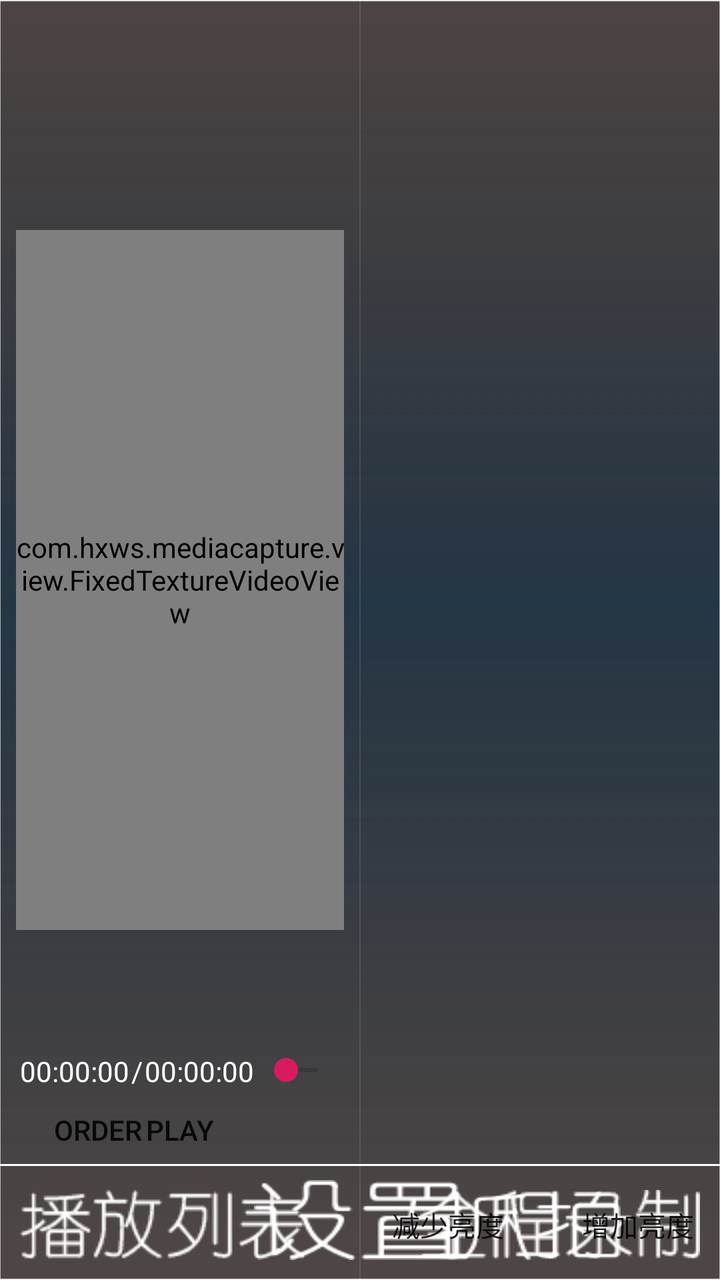
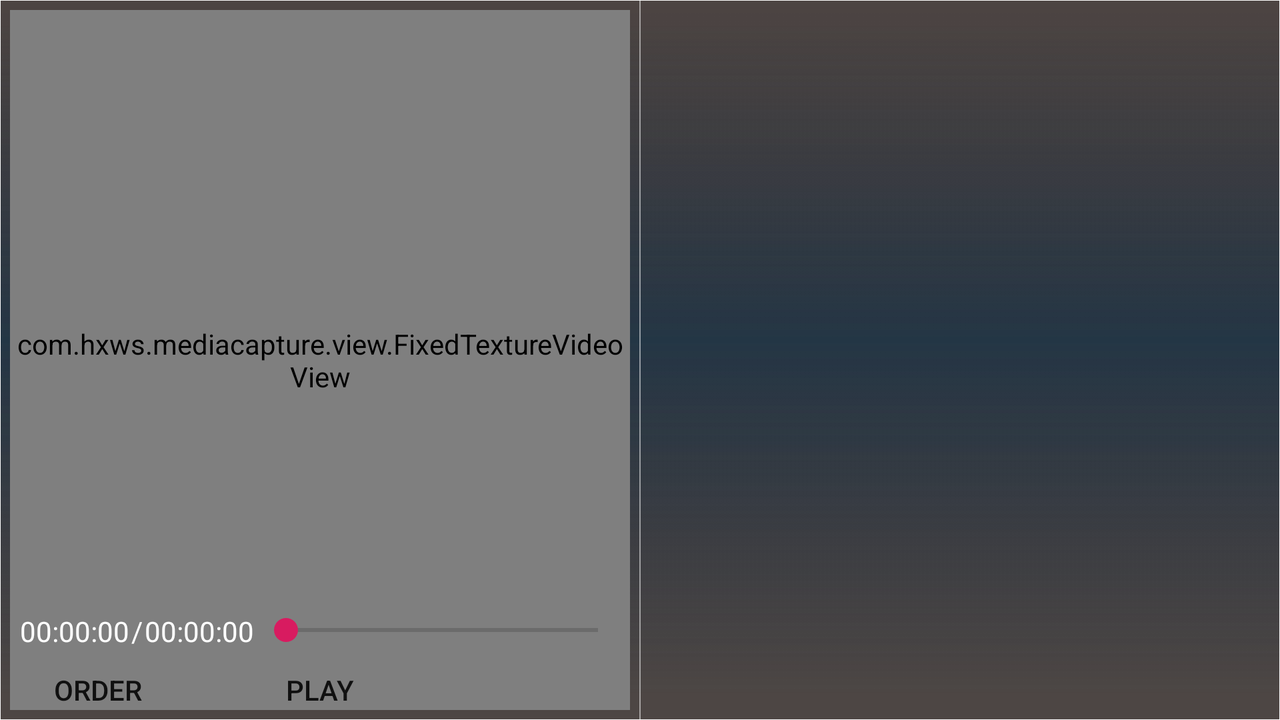

An Android layout and its configuration variant, each rendered on a device that would load it. The default file and the variant file are quoted in full after the pictures.
<!-- AndroidManifest.xml: application theme AppTheme -->
<!-- res/layout/activity_main_surface_default.xml -->
<RelativeLayout
    xmlns:android="http://schemas.android.com/apk/res/android"
    xmlns:tools="http://schemas.android.com/tools"
    android:layout_width="match_parent"
    android:layout_height="match_parent"

    android:background="@drawable/bg_full"


    >

    <RelativeLayout

        android:id="@+id/RL_ALL_TOP"

        android:layout_width="match_parent"
        android:layout_height="580dp">


        <RelativeLayout
            android:id="@+id/second_all_center"
            android:layout_width="wrap_content"
            android:layout_height="match_parent"
            android:layout_centerInParent="true"

            />

        <RelativeLayout
            android:id="@+id/video_sfv"
            android:layout_width="match_parent"
            android:layout_height="match_parent"

            android:layout_toStartOf="@+id/second_all_center"

            android:padding="5dp"
            >

            <RelativeLayout
                android:layout_width="match_parent"
                android:layout_height="wrap_content"

                android:clipChildren="false"
                android:layout_centerInParent="true"
                android:padding="3dp"
                >


                <RelativeLayout
                    android:id="@+id/RL_SurfaceView"
                    android:layout_width="match_parent"
                    android:layout_height="350dp"
                    android:clipChildren = "false"
                    >

                    <TextView
                        android:id="@+id/tip_choose_file"
                        android:layout_width="wrap_content"
                        android:layout_height="wrap_content"
                        android:text="@string/tip_choose_file"
                        android:textColor="@drawable/white"
                        android:textSize="25sp"
                        android:layout_centerInParent="true"
                        />

                    <com.hxws.mediacapture.view.FixedTextureVideoView
                        android:id="@+id/video_sfv_show"

                        android:layout_width="match_parent"
                        android:layout_height="match_parent"
                        android:layout_centerInParent="true"

                        />

                </RelativeLayout>

            </RelativeLayout>

            <RelativeLayout
                android:id="@+id/video_info"
                android:layout_width="wrap_content"
                android:layout_height="wrap_content"

                android:layout_above="@+id/RL_Video_Operation"
                android:paddingBottom="10dp"
                android:paddingStart="5dp"
                >
                
                <TextView
                    android:id="@+id/tv_start_time"
                    android:layout_width="wrap_content"
                    android:layout_height="wrap_content"

                    android:layout_alignParentStart="true"

                    android:text="00:00:00"
                    android:textColor="#ffffff"
                    />

                <TextView
                    android:id="@+id/tv_separate_time"
                    android:layout_width="wrap_content"
                    android:layout_height="wrap_content"
                    android:layout_toRightOf="@+id/tv_start_time"
                    android:layout_marginLeft="1dp"
                    android:text="/"
                    android:textColor="#ffffff"/>

                <TextView
                    android:id="@+id/tv_end_time"
                    android:layout_width="wrap_content"
                    android:layout_height="wrap_content"
                    android:layout_toRightOf="@+id/tv_separate_time"
                    android:layout_marginLeft="1dp"
                    android:text="00:00:00"
                    android:textColor="#ffffff"/>

                <SeekBar
                    android:id="@+id/tv_progess"
                    android:layout_width="match_parent"
                    android:layout_height="wrap_content"

                    android:layout_toEndOf="@+id/tv_end_time"

                    />

            </RelativeLayout>

            <RelativeLayout
                android:id="@+id/RL_Video_Operation"

                android:layout_width="match_parent"
                android:layout_height="20dp"
                android:layout_alignParentBottom="true"
                >

                <Button
                    android:id="@+id/btn_play_pause"
                    android:layout_width="wrap_content"
                    android:layout_height="wrap_content"
                    android:text="@string/play"

                    android:layout_centerInParent="true"

                    android:background="@drawable/rc_button"
                    />
                

                <Button
                    android:id="@+id/btn_loop"
                    android:layout_width="wrap_content"
                    android:layout_height="wrap_content"

                    android:text="@string/order"

                    android:background="@drawable/rc_button"
                    />
                

            </RelativeLayout>

        </RelativeLayout>

        <RelativeLayout
            android:id="@+id/camera_sfv"
            android:layout_width="match_parent"
            android:layout_height="match_parent"
            android:orientation="vertical"
            android:layout_centerVertical="true"
            android:padding="5dp"

            android:layout_toEndOf="@+id/second_all_center"

            >

            

            <RelativeLayout
                android:layout_width="match_parent"
                android:layout_height="wrap_content"

                android:layout_centerInParent="true"

                android:clipChildren="false"
                android:padding="3dp"

                >

                <RelativeLayout
                    android:id="@+id/RL_camera_area"
                    android:layout_width="match_parent"
                    android:layout_height="350dp"

                    android:layout_centerInParent="true"
                    android:clipChildren = "false"

                    >

                    <TextView
                        android:id="@+id/NoCameraDevice"
                        android:layout_width="wrap_content"
                        android:layout_height="wrap_content"

                        android:text="@string/AttachCameraDevice"
                        android:textSize="25sp"
                        android:textColor="@drawable/white"

                        android:layout_centerInParent="true"
                        android:visibility="invisible"
                        />

                    <FrameLayout
                        android:id="@+id/container"
                        android:layout_width="match_parent"
                        android:layout_height="match_parent"

                        tools:context=".activity.SplitScreenActivity"

                        android:layout_centerInParent="true"

                        >

                    </FrameLayout>

                </RelativeLayout>

            </RelativeLayout>

        </RelativeLayout>

    </RelativeLayout>


    <RelativeLayout
        android:layout_width="match_parent"
        android:layout_height="match_parent"
        android:layout_below="@+id/RL_ALL_TOP"

        android:background="@drawable/frame_line"

        >
        <ImageButton
            android:id="@+id/btn_settings"
            android:layout_width="wrap_content"
            android:layout_height="wrap_content"

            android:layout_centerVertical="true"
            android:layout_centerHorizontal="true"

            android:text="@string/title_settings"

            android:background="@drawable/rc_img_btn_settings"

            android:focusedByDefault="true"
            tools:targetApi="o" />


            
            
            
            
            
            

            

            <RelativeLayout
                android:id="@+id/RL_Operation"
                android:layout_width="match_parent"
                android:layout_height="match_parent"

                android:layout_marginTop="5dp"

                >
                

                <RelativeLayout
                    android:layout_toStartOf="@+id/LL_Operation_Centra"
                    android:layout_width="match_parent"
                    android:layout_height="match_parent"

                    >

                    <ImageButton
                        android:id="@+id/btn_search"
                        android:layout_width="wrap_content"
                        android:layout_height="wrap_content"

                        android:layout_centerVertical="true"

                        android:text="@string/search"

                        android:background="@drawable/rc_img_btn_search"
                        />
                    

                </RelativeLayout>


                <RelativeLayout
                    android:id="@+id/LL_Operation_Centra"
                    android:layout_width="wrap_content"
                    android:layout_height="wrap_content"
                    android:layout_centerInParent="true"
                    />

                <RelativeLayout

                    android:layout_toEndOf="@+id/LL_Operation_Centra"
                    android:layout_width="match_parent"
                    android:layout_height="match_parent">

                    <Button
                        android:id="@+id/btn_cam_reduce_Brightness"
                        android:layout_width="wrap_content"
                        android:layout_height="wrap_content"
                        android:text="减少亮度"

                        android:background="@drawable/rc_button"

                        android:visibility="visible"
                        />

                    <Button
                        android:id="@+id/btn_cam_add_Brightness"
                        android:layout_width="wrap_content"
                        android:layout_height="wrap_content"
                        android:text="增加亮度"

                        android:background="@drawable/rc_button"

                        android:layout_toEndOf="@+id/btn_cam_reduce_Brightness"

                        android:layout_marginStart="20dp"

                        android:visibility="visible"
                        />

                    <ImageButton
                        android:id="@+id/btn_photo"
                        android:layout_width="wrap_content"
                        android:layout_height="wrap_content"
                        android:text="@string/capture"

                        android:layout_centerInParent="true"

                        android:background="@drawable/rc_img_btn_capture"
                        />

                    <TextView
                        android:id="@+id/tv_record_time"
                        android:layout_width="wrap_content"
                        android:layout_height="wrap_content"

                        android:layout_alignEnd="@+id/btn_record"

                        android:layout_marginEnd="50dp"

                        android:layout_alignParentBottom="true"

                        android:textSize="25sp"
                        android:textColor="#FFF"
                        />

                    <ImageButton
                        android:id="@+id/btn_record"
                        android:layout_width="wrap_content"
                        android:layout_height="wrap_content"
                        android:text="@string/start_record"

                        android:layout_alignParentEnd="true"

                        android:layout_centerVertical="true"

                        android:background="@drawable/rc_img_btn_record"
                        />

                </RelativeLayout>

            </RelativeLayout>

        </RelativeLayout>

</RelativeLayout>
<!-- resources referenced by this layout -->
<resources>
  <!-- drawable rc_button (drawable) -->
  <?xml version="1.0" encoding="utf-8"?>
  <selector xmlns:android="http://schemas.android.com/apk/res/android">
      <item
          android:state_enabled="false"
          android:drawable="@null" />
  
      <item
          android:state_focused="true"
          android:state_enabled="true"
          android:drawable="@drawable/rc_button_focused" />
  
  </selector>
  <!-- drawable rc_img_btn_capture (drawable) -->
  <?xml version="1.0" encoding="utf-8"?>
  <selector xmlns:android="http://schemas.android.com/apk/res/android">
      <item
          android:state_enabled="false"
          android:drawable="@drawable/ic_capture" />
  
      <item
          android:state_focused="true"
          android:state_enabled="true"
          android:drawable="@drawable/ic_capture_focus" />
  
  </selector>
  <!-- drawable rc_img_btn_record (drawable) -->
  <?xml version="1.0" encoding="utf-8"?>
  <selector xmlns:android="http://schemas.android.com/apk/res/android">
      <item
          android:state_enabled="false"
          android:drawable="@drawable/ic_record" />
  
      <item
          android:state_focused="true"
          android:state_enabled="true"
          android:drawable="@drawable/ic_record_focus" />
  
  </selector>
  <!-- drawable rc_img_btn_search (drawable) -->
  <?xml version="1.0" encoding="utf-8"?>
  <selector xmlns:android="http://schemas.android.com/apk/res/android">
      <item
          android:state_enabled="false"
          android:drawable="@drawable/ic_search" />
  
      <item
          android:state_focused="true"
          android:state_enabled="true"
          android:drawable="@drawable/ic_search_focus" />
  
  </selector>
  <!-- drawable rc_img_btn_settings (drawable) -->
  <?xml version="1.0" encoding="utf-8"?>
  <selector xmlns:android="http://schemas.android.com/apk/res/android">
      <item
          android:state_enabled="false"
          android:drawable="@drawable/ic_settings" />
  
      <item
          android:state_focused="true"
          android:state_enabled="true"
          android:drawable="@drawable/ic_settings_focus" />
  
  </selector>
  <string name="AttachCameraDevice">Please attach a camera device.</string>
  <string name="capture">Capture</string>
  <string name="order">Order</string>
  <string name="play">Play</string>
  <string name="search">Search</string>
  <string name="start_record">start record</string>
  <string name="tip_choose_file">Please choose a video file.</string>
  <string name="title_settings">Settings</string>
  <style name="AppTheme" parent="Theme.AppCompat.Light.DarkActionBar">
          
          <item name="colorPrimary">@color/colorPrimary</item>
          <item name="colorPrimaryDark">@color/colorPrimaryDark</item>
          <item name="colorAccent">@color/colorAccent</item>
      </style>
  <!-- drawable rc_button_focused (drawable) -->
  <?xml version="1.0" encoding="utf-8"?>
  <shape xmlns:android="http://schemas.android.com/apk/res/android" android:shape="rectangle">
      <gradient
          android:startColor="#6dd5ed"
          android:centerColor="#2193b0"
          android:endColor="#6dd5ed"
          android:angle="90"/>
      <padding android:left="0dp"
          android:top="0dp"
          android:right="0dp"
          android:bottom="0dp" />
      <stroke
          android:width="0dip"
          android:color="#FFFFFF" />
      <corners android:radius= "25dp" />
  </shape>
  <color name="colorPrimary">#008577</color>
  <color name="colorPrimaryDark">#00574B</color>
  <color name="colorAccent">#D81B60</color>
</resources>
<!-- res/layout-land/activity_main_surface_default.xml (the repository's variant of the layout above) -->
<!-- drawn on the phone turned sideways -->
<RelativeLayout
    xmlns:android="http://schemas.android.com/apk/res/android"
    xmlns:tools="http://schemas.android.com/tools"
    android:layout_width="match_parent"
    android:layout_height="match_parent"

    android:background="@drawable/bg_full"


    >

    <RelativeLayout

        android:id="@+id/RL_ALL_TOP"

        android:layout_width="match_parent"
        android:layout_height="580dp">


        <RelativeLayout
            android:id="@+id/second_all_center"
            android:layout_width="wrap_content"
            android:layout_height="match_parent"
            android:layout_centerInParent="true"

            />

        <RelativeLayout
            android:id="@+id/video_sfv"
            android:layout_width="match_parent"
            android:layout_height="match_parent"

            android:layout_toStartOf="@+id/second_all_center"

            android:padding="5dp"
            >











                <RelativeLayout
                    android:id="@+id/RL_SurfaceView"
                    android:layout_width="match_parent"
                    android:layout_height="350dp"

                    android:layout_centerInParent="true"

                    android:clipChildren = "false"
                    >

                    <TextView
                        android:id="@+id/tip_choose_file"
                        android:layout_width="wrap_content"
                        android:layout_height="wrap_content"
                        android:text="@string/tip_choose_file"
                        android:textColor="@drawable/white"
                        android:textSize="25sp"
                        android:layout_centerInParent="true"
                        />

                    <com.hxws.mediacapture.view.FixedTextureVideoView
                        android:id="@+id/video_sfv_show"

                        android:layout_width="match_parent"
                        android:layout_height="match_parent"
                        android:layout_centerInParent="true"

                        />

                </RelativeLayout>



            <RelativeLayout
                android:id="@+id/video_info"
                android:layout_width="wrap_content"
                android:layout_height="wrap_content"

                android:layout_above="@+id/RL_Video_Operation"
                android:paddingBottom="10dp"
                android:paddingStart="5dp"
                >
                
                <TextView
                    android:id="@+id/tv_start_time"
                    android:layout_width="wrap_content"
                    android:layout_height="wrap_content"

                    android:layout_alignParentStart="true"

                    android:text="00:00:00"
                    android:textColor="#ffffff"
                    />

                <TextView
                    android:id="@+id/tv_separate_time"
                    android:layout_width="wrap_content"
                    android:layout_height="wrap_content"
                    android:layout_toRightOf="@+id/tv_start_time"
                    android:layout_marginLeft="1dp"
                    android:text="/"
                    android:textColor="#ffffff"/>

                <TextView
                    android:id="@+id/tv_end_time"
                    android:layout_width="wrap_content"
                    android:layout_height="wrap_content"
                    android:layout_toRightOf="@+id/tv_separate_time"
                    android:layout_marginLeft="1dp"
                    android:text="00:00:00"
                    android:textColor="#ffffff"/>

                <SeekBar
                    android:id="@+id/tv_progess"
                    android:layout_width="match_parent"
                    android:layout_height="wrap_content"

                    android:layout_toEndOf="@+id/tv_end_time"

                    />

            </RelativeLayout>

            <RelativeLayout
                android:id="@+id/RL_Video_Operation"

                android:layout_width="match_parent"
                android:layout_height="20dp"
                android:layout_alignParentBottom="true"
                >

                <Button
                    android:id="@+id/btn_play_pause"
                    android:layout_width="wrap_content"
                    android:layout_height="wrap_content"
                    android:text="@string/play"

                    android:layout_centerInParent="true"

                    android:background="@drawable/rc_button"
                    />
                

                <Button
                    android:id="@+id/btn_loop"
                    android:layout_width="wrap_content"
                    android:layout_height="wrap_content"

                    android:text="@string/order"

                    android:background="@drawable/rc_button"
                    />
                

            </RelativeLayout>

        </RelativeLayout>

        <RelativeLayout
            android:id="@+id/camera_sfv"
            android:layout_width="match_parent"
            android:layout_height="match_parent"
            android:orientation="vertical"
            android:layout_centerVertical="true"
            android:padding="5dp"

            android:layout_toEndOf="@+id/second_all_center"

            >

            












                <RelativeLayout
                    android:id="@+id/RL_camera_area"
                    android:layout_width="match_parent"
                    android:layout_height="350dp"

                    android:layout_centerInParent="true"
                    android:clipChildren = "false"

                    >

                    <TextView
                        android:id="@+id/NoCameraDevice"
                        android:layout_width="wrap_content"
                        android:layout_height="wrap_content"

                        android:text="@string/AttachCameraDevice"
                        android:textSize="25sp"
                        android:textColor="@drawable/white"

                        android:layout_centerInParent="true"
                        android:visibility="invisible"
                        />

                    <FrameLayout
                        android:id="@+id/container"
                        android:layout_width="match_parent"
                        android:layout_height="match_parent"

                        tools:context=".activity.SplitScreenActivity"

                        android:layout_centerInParent="true"

                        >

                    </FrameLayout>

                </RelativeLayout>

            </RelativeLayout>



    </RelativeLayout>


    <RelativeLayout
        android:layout_width="match_parent"
        android:layout_height="match_parent"
        android:layout_below="@+id/RL_ALL_TOP"

        android:background="@drawable/frame_line"

        >
        <ImageButton
            android:id="@+id/btn_settings"
            android:layout_width="wrap_content"
            android:layout_height="wrap_content"

            android:layout_centerVertical="true"
            android:layout_centerHorizontal="true"

            android:text="@string/title_settings"

            android:background="@drawable/rc_img_btn_settings"

            android:focusedByDefault="true"
            tools:targetApi="o" />


            
            
            
            
            
            

            

            <RelativeLayout
                android:id="@+id/RL_Operation"
                android:layout_width="match_parent"
                android:layout_height="match_parent"

                android:layout_marginTop="5dp"

                >
                

                <RelativeLayout
                    android:layout_toStartOf="@+id/LL_Operation_Centra"
                    android:layout_width="match_parent"
                    android:layout_height="match_parent"

                    >

                    <ImageButton
                        android:id="@+id/btn_search"
                        android:layout_width="wrap_content"
                        android:layout_height="wrap_content"

                        android:layout_centerVertical="true"

                        android:text="@string/search"

                        android:background="@drawable/rc_img_btn_search"
                        />
                    

                </RelativeLayout>


                <RelativeLayout
                    android:id="@+id/LL_Operation_Centra"
                    android:layout_width="wrap_content"
                    android:layout_height="wrap_content"
                    android:layout_centerInParent="true"
                    />

                <RelativeLayout

                    android:layout_toEndOf="@+id/LL_Operation_Centra"
                    android:layout_width="match_parent"
                    android:layout_height="match_parent">

                    <Button
                        android:id="@+id/btn_cam_reduce_Brightness"
                        android:layout_width="wrap_content"
                        android:layout_height="wrap_content"
                        android:text="减少亮度"

                        android:background="@drawable/rc_button"

                        android:visibility="gone"
                        />

                    <Button
                        android:id="@+id/btn_cam_add_Brightness"
                        android:layout_width="wrap_content"
                        android:layout_height="wrap_content"
                        android:text="增加亮度"

                        android:background="@drawable/rc_button"

                        android:layout_toEndOf="@+id/btn_cam_reduce_Brightness"

                        android:layout_marginStart="20dp"

                        android:visibility="gone"
                        />

                    <ImageButton
                        android:id="@+id/btn_photo"
                        android:layout_width="wrap_content"
                        android:layout_height="wrap_content"
                        android:text="@string/capture"

                        android:layout_centerInParent="true"

                        android:background="@drawable/rc_img_btn_capture"
                        />

                    <TextView
                        android:id="@+id/tv_record_time"
                        android:layout_width="wrap_content"
                        android:layout_height="wrap_content"

                        android:layout_alignEnd="@+id/btn_record"

                        android:layout_marginEnd="50dp"

                        android:layout_alignParentBottom="true"

                        android:textSize="25sp"
                        android:textColor="#FFF"
                        />

                    <ImageButton
                        android:id="@+id/btn_record"
                        android:layout_width="wrap_content"
                        android:layout_height="wrap_content"
                        android:text="@string/start_record"

                        android:layout_alignParentEnd="true"

                        android:layout_centerVertical="true"

                        android:background="@drawable/rc_img_btn_record"
                        />

                </RelativeLayout>

            </RelativeLayout>

        </RelativeLayout>

</RelativeLayout>
